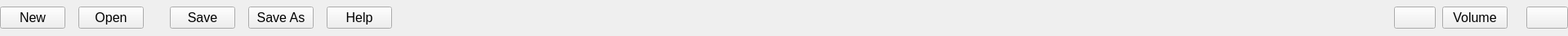
<?xml version="1.0" encoding="UTF-8"?>
<ui version="4.0">
 <class>ToolBar</class>
 <widget class="QWidget" name="ToolBar">
  <property name="geometry">
   <rect>
    <x>0</x>
    <y>0</y>
    <width>1920</width>
    <height>44</height>
   </rect>
  </property>
  <property name="windowTitle">
   <string>Form</string>
  </property>
  <property name="styleSheet">
   <string notr="true"/>
  </property>
  <layout class="QHBoxLayout" name="horizontalLayout">
   <property name="spacing">
    <number>0</number>
   </property>
   <property name="leftMargin">
    <number>0</number>
   </property>
   <property name="topMargin">
    <number>0</number>
   </property>
   <property name="rightMargin">
    <number>0</number>
   </property>
   <property name="bottomMargin">
    <number>0</number>
   </property>
   <item>
    <widget class="QPushButton" name="newBtn">
     <property name="font">
      <font>
       <pointsize>12</pointsize>
      </font>
     </property>
     <property name="text">
      <string>New</string>
     </property>
    </widget>
   </item>
   <item>
    <spacer name="horizontalSpacer_2">
     <property name="orientation">
      <enum>Qt::Horizontal</enum>
     </property>
     <property name="sizeType">
      <enum>QSizePolicy::Fixed</enum>
     </property>
     <property name="sizeHint" stdset="0">
      <size>
       <width>16</width>
       <height>20</height>
      </size>
     </property>
    </spacer>
   </item>
   <item>
    <widget class="QPushButton" name="openBtn">
     <property name="font">
      <font>
       <pointsize>12</pointsize>
      </font>
     </property>
     <property name="text">
      <string>Open</string>
     </property>
    </widget>
   </item>
   <item>
    <spacer name="horizontalSpacer_3">
     <property name="orientation">
      <enum>Qt::Horizontal</enum>
     </property>
     <property name="sizeType">
      <enum>QSizePolicy::Minimum</enum>
     </property>
     <property name="sizeHint" stdset="0">
      <size>
       <width>16</width>
       <height>20</height>
      </size>
     </property>
    </spacer>
   </item>
   <item>
    <widget class="QLabel" name="separator_1">
     <property name="sizePolicy">
      <sizepolicy hsizetype="Ignored" vsizetype="Preferred">
       <horstretch>0</horstretch>
       <verstretch>0</verstretch>
      </sizepolicy>
     </property>
    </widget>
   </item>
   <item>
    <spacer name="horizontalSpacer_6">
     <property name="orientation">
      <enum>Qt::Horizontal</enum>
     </property>
     <property name="sizeType">
      <enum>QSizePolicy::Minimum</enum>
     </property>
     <property name="sizeHint" stdset="0">
      <size>
       <width>16</width>
       <height>20</height>
      </size>
     </property>
    </spacer>
   </item>
   <item>
    <widget class="QPushButton" name="saveBtn">
     <property name="font">
      <font>
       <pointsize>12</pointsize>
      </font>
     </property>
     <property name="text">
      <string>Save</string>
     </property>
    </widget>
   </item>
   <item>
    <spacer name="horizontalSpacer_4">
     <property name="orientation">
      <enum>Qt::Horizontal</enum>
     </property>
     <property name="sizeType">
      <enum>QSizePolicy::Minimum</enum>
     </property>
     <property name="sizeHint" stdset="0">
      <size>
       <width>16</width>
       <height>20</height>
      </size>
     </property>
    </spacer>
   </item>
   <item>
    <widget class="QPushButton" name="saveAsBtn">
     <property name="font">
      <font>
       <pointsize>12</pointsize>
      </font>
     </property>
     <property name="text">
      <string>Save As</string>
     </property>
    </widget>
   </item>
   <item>
    <spacer name="horizontalSpacer_5">
     <property name="orientation">
      <enum>Qt::Horizontal</enum>
     </property>
     <property name="sizeType">
      <enum>QSizePolicy::Minimum</enum>
     </property>
     <property name="sizeHint" stdset="0">
      <size>
       <width>16</width>
       <height>20</height>
      </size>
     </property>
    </spacer>
   </item>
   <item>
    <widget class="QPushButton" name="helpBtn">
     <property name="font">
      <font>
       <pointsize>12</pointsize>
      </font>
     </property>
     <property name="text">
      <string>Help</string>
     </property>
    </widget>
   </item>
   <item>
    <spacer name="horizontalSpacer">
     <property name="orientation">
      <enum>Qt::Horizontal</enum>
     </property>
     <property name="sizeHint" stdset="0">
      <size>
       <width>855</width>
       <height>20</height>
      </size>
     </property>
    </spacer>
   </item>
   <item>
    <widget class="QPushButton" name="powerBtn">
     <property name="font">
      <font>
       <pointsize>12</pointsize>
      </font>
     </property>
     <property name="text">
      <string/>
     </property>
    </widget>
   </item>
   <item>
    <spacer name="horizontalSpacer_9">
     <property name="orientation">
      <enum>Qt::Horizontal</enum>
     </property>
     <property name="sizeType">
      <enum>QSizePolicy::Minimum</enum>
     </property>
     <property name="sizeHint" stdset="0">
      <size>
       <width>8</width>
       <height>20</height>
      </size>
     </property>
    </spacer>
   </item>
   <item>
    <widget class="QPushButton" name="volumeBtn">
     <property name="font">
      <font>
       <pointsize>12</pointsize>
      </font>
     </property>
     <property name="text">
      <string>Volume</string>
     </property>
    </widget>
   </item>
   <item>
    <spacer name="horizontalSpacer_10">
     <property name="orientation">
      <enum>Qt::Horizontal</enum>
     </property>
     <property name="sizeType">
      <enum>QSizePolicy::Minimum</enum>
     </property>
     <property name="sizeHint" stdset="0">
      <size>
       <width>8</width>
       <height>20</height>
      </size>
     </property>
    </spacer>
   </item>
   <item>
    <widget class="QLabel" name="separator_2"/>
   </item>
   <item>
    <spacer name="horizontalSpacer_11">
     <property name="orientation">
      <enum>Qt::Horizontal</enum>
     </property>
     <property name="sizeType">
      <enum>QSizePolicy::Minimum</enum>
     </property>
     <property name="sizeHint" stdset="0">
      <size>
       <width>8</width>
       <height>20</height>
      </size>
     </property>
    </spacer>
   </item>
   <item>
    <widget class="QPushButton" name="connectedBtn">
     <property name="sizePolicy">
      <sizepolicy hsizetype="Maximum" vsizetype="Fixed">
       <horstretch>0</horstretch>
       <verstretch>0</verstretch>
      </sizepolicy>
     </property>
     <property name="minimumSize">
      <size>
       <width>50</width>
       <height>0</height>
      </size>
     </property>
     <property name="font">
      <font>
       <pointsize>12</pointsize>
      </font>
     </property>
     <property name="text">
      <string/>
     </property>
     <property name="iconSize">
      <size>
       <width>14</width>
       <height>14</height>
      </size>
     </property>
    </widget>
   </item>
  </layout>
 </widget>
 <resources/>
 <connections/>
</ui>
